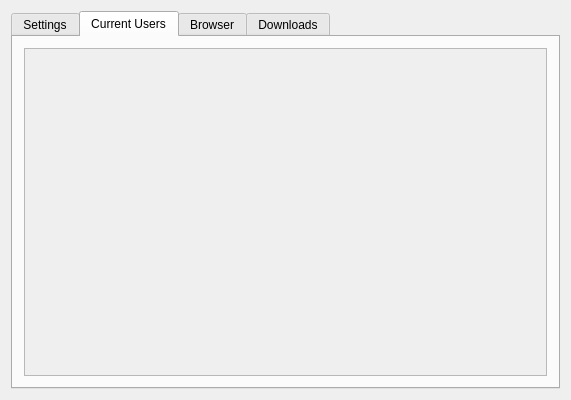
<?xml version="1.0" encoding="UTF-8"?>
<ui version="4.0">
 <class>Dialog</class>
 <widget class="QDialog" name="Dialog">
  <property name="geometry">
   <rect>
    <x>0</x>
    <y>0</y>
    <width>571</width>
    <height>400</height>
   </rect>
  </property>
  <property name="windowTitle">
   <string>Dialog</string>
  </property>
  <layout class="QVBoxLayout" name="verticalLayout_4">
   <item>
    <widget class="QTabWidget" name="tabWidget">
     <property name="currentIndex">
      <number>1</number>
     </property>
     <widget class="QWidget" name="settingsTab">
      <attribute name="title">
       <string>Settings</string>
      </attribute>
      <layout class="QHBoxLayout" name="horizontalLayout_4">
       <item>
        <layout class="QVBoxLayout" name="verticalLayout">
         <item>
          <layout class="QGridLayout" name="gridLayout">
           <item row="4" column="0">
            <widget class="QPushButton" name="downloadLocationBtn">
             <property name="text">
              <string>Select Download Location</string>
             </property>
            </widget>
           </item>
           <item row="0" column="0" alignment="Qt::AlignHCenter|Qt::AlignVCenter">
            <widget class="QLabel" name="label">
             <property name="text">
              <string>Public Name</string>
             </property>
            </widget>
           </item>
           <item row="3" column="0" alignment="Qt::AlignHCenter|Qt::AlignVCenter">
            <widget class="QLabel" name="label_3">
             <property name="text">
              <string>Speed Limit</string>
             </property>
            </widget>
           </item>
           <item row="5" column="0" alignment="Qt::AlignHCenter|Qt::AlignVCenter">
            <widget class="QLabel" name="label_4">
             <property name="text">
              <string>Exchange URL</string>
             </property>
            </widget>
           </item>
           <item row="5" column="1" colspan="4">
            <widget class="QLineEdit" name="exchangeURL"/>
           </item>
           <item row="0" column="1" colspan="2">
            <widget class="QLineEdit" name="publicName"/>
           </item>
           <item row="0" column="3" alignment="Qt::AlignHCenter|Qt::AlignVCenter">
            <widget class="QLabel" name="label_2">
             <property name="text">
              <string>Port</string>
             </property>
            </widget>
           </item>
           <item row="3" column="4" alignment="Qt::AlignHCenter|Qt::AlignVCenter">
            <widget class="QDoubleSpinBox" name="speedLimitSpin">
             <property name="suffix">
              <string> Mbps</string>
             </property>
             <property name="minimum">
              <double>2.500000000000000</double>
             </property>
             <property name="maximum">
              <double>9.900000000000000</double>
             </property>
             <property name="singleStep">
              <double>0.500000000000000</double>
             </property>
             <property name="value">
              <double>3.000000000000000</double>
             </property>
            </widget>
           </item>
           <item row="0" column="4">
            <widget class="QSpinBox" name="port">
             <property name="minimum">
              <number>1025</number>
             </property>
             <property name="maximum">
              <number>65535</number>
             </property>
             <property name="value">
              <number>2121</number>
             </property>
            </widget>
           </item>
           <item row="3" column="1" colspan="3">
            <widget class="QSlider" name="speedLimitSlider">
             <property name="orientation">
              <enum>Qt::Horizontal</enum>
             </property>
            </widget>
           </item>
           <item row="4" column="1" colspan="4">
            <widget class="QLineEdit" name="donwloadLocationInput"/>
           </item>
           <item row="1" column="0">
            <widget class="QPushButton" name="sharedLocationBtn">
             <property name="text">
              <string>Select Shared Location</string>
             </property>
            </widget>
           </item>
           <item row="1" column="1" colspan="4">
            <widget class="QLineEdit" name="sharedLocationInput"/>
           </item>
          </layout>
         </item>
         <item>
          <spacer name="verticalSpacer">
           <property name="orientation">
            <enum>Qt::Vertical</enum>
           </property>
           <property name="sizeHint" stdset="0">
            <size>
             <width>20</width>
             <height>40</height>
            </size>
           </property>
          </spacer>
         </item>
         <item>
          <layout class="QHBoxLayout" name="horizontalLayout_2">
           <item>
            <spacer name="horizontalSpacer">
             <property name="orientation">
              <enum>Qt::Horizontal</enum>
             </property>
             <property name="sizeHint" stdset="0">
              <size>
               <width>40</width>
               <height>20</height>
              </size>
             </property>
            </spacer>
           </item>
           <item>
            <widget class="QLabel" name="label_5">
             <property name="font">
              <font>
               <italic>true</italic>
              </font>
             </property>
             <property name="text">
              <string>Don't randomly hit your mouse. It hurts!</string>
             </property>
            </widget>
           </item>
           <item>
            <spacer name="horizontalSpacer_2">
             <property name="orientation">
              <enum>Qt::Horizontal</enum>
             </property>
             <property name="sizeHint" stdset="0">
              <size>
               <width>40</width>
               <height>20</height>
              </size>
             </property>
            </spacer>
           </item>
          </layout>
         </item>
         <item>
          <spacer name="verticalSpacer_3">
           <property name="orientation">
            <enum>Qt::Vertical</enum>
           </property>
           <property name="sizeHint" stdset="0">
            <size>
             <width>20</width>
             <height>40</height>
            </size>
           </property>
          </spacer>
         </item>
         <item>
          <layout class="QHBoxLayout" name="horizontalLayout_3">
           <item>
            <spacer name="horizontalSpacer_4">
             <property name="orientation">
              <enum>Qt::Horizontal</enum>
             </property>
             <property name="sizeHint" stdset="0">
              <size>
               <width>40</width>
               <height>20</height>
              </size>
             </property>
            </spacer>
           </item>
           <item>
            <widget class="QPushButton" name="toggleShareBtn">
             <property name="text">
              <string>Toggle Share</string>
             </property>
            </widget>
           </item>
           <item>
            <spacer name="horizontalSpacer_3">
             <property name="orientation">
              <enum>Qt::Horizontal</enum>
             </property>
             <property name="sizeHint" stdset="0">
              <size>
               <width>40</width>
               <height>20</height>
              </size>
             </property>
            </spacer>
           </item>
          </layout>
         </item>
         <item>
          <spacer name="verticalSpacer_2">
           <property name="orientation">
            <enum>Qt::Vertical</enum>
           </property>
           <property name="sizeHint" stdset="0">
            <size>
             <width>20</width>
             <height>40</height>
            </size>
           </property>
          </spacer>
         </item>
        </layout>
       </item>
      </layout>
     </widget>
     <widget class="QWidget" name="usersListTab">
      <attribute name="title">
       <string>Current Users</string>
      </attribute>
      <layout class="QHBoxLayout" name="horizontalLayout_5">
       <item>
        <widget class="QScrollArea" name="scrollArea_3">
         <property name="widgetResizable">
          <bool>true</bool>
         </property>
         <widget class="QWidget" name="scrollAreaWidgetContents_4">
          <property name="geometry">
           <rect>
            <x>0</x>
            <y>0</y>
            <width>529</width>
            <height>329</height>
           </rect>
          </property>
          <layout class="QGridLayout" name="gridLayout_7">
           <item row="0" column="0">
            <layout class="QGridLayout" name="currentUsersGrid"/>
           </item>
          </layout>
         </widget>
        </widget>
       </item>
      </layout>
     </widget>
     <widget class="QWidget" name="browserTab">
      <attribute name="title">
       <string>Browser</string>
      </attribute>
      <layout class="QVBoxLayout" name="verticalLayout_2">
       <item>
        <layout class="QHBoxLayout" name="horizontalLayout">
         <item>
          <widget class="QPushButton" name="browserPrevBtn">
           <property name="text">
            <string>Prev</string>
           </property>
          </widget>
         </item>
         <item>
          <widget class="QPushButton" name="browserNextBtn">
           <property name="text">
            <string>Next</string>
           </property>
          </widget>
         </item>
         <item>
          <widget class="QLineEdit" name="browserInput">
           <property name="placeholderText">
            <string>Search / Enter path</string>
           </property>
          </widget>
         </item>
         <item>
          <widget class="QPushButton" name="browserGoBtn">
           <property name="text">
            <string>Go</string>
           </property>
          </widget>
         </item>
        </layout>
       </item>
       <item>
        <widget class="QScrollArea" name="scrollArea">
         <property name="widgetResizable">
          <bool>true</bool>
         </property>
         <widget class="QWidget" name="scrollAreaWidgetContents_2">
          <property name="geometry">
           <rect>
            <x>0</x>
            <y>0</y>
            <width>529</width>
            <height>292</height>
           </rect>
          </property>
          <layout class="QGridLayout" name="gridLayout_3">
           <item row="0" column="0">
            <layout class="QGridLayout" name="browserGrid"/>
           </item>
          </layout>
         </widget>
        </widget>
       </item>
      </layout>
     </widget>
     <widget class="QWidget" name="downloadsTab">
      <attribute name="title">
       <string>Downloads</string>
      </attribute>
      <layout class="QHBoxLayout" name="horizontalLayout_7">
       <item>
        <widget class="QScrollArea" name="scrollArea_2">
         <property name="widgetResizable">
          <bool>true</bool>
         </property>
         <widget class="QWidget" name="scrollAreaWidgetContents_3">
          <property name="geometry">
           <rect>
            <x>0</x>
            <y>0</y>
            <width>529</width>
            <height>329</height>
           </rect>
          </property>
          <layout class="QGridLayout" name="gridLayout_5">
           <item row="0" column="0">
            <layout class="QGridLayout" name="downloadsGrid"/>
           </item>
          </layout>
         </widget>
        </widget>
       </item>
      </layout>
     </widget>
    </widget>
   </item>
  </layout>
 </widget>
 <layoutdefault spacing="6" margin="11"/>
 <resources/>
 <connections/>
</ui>
